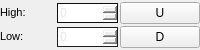
       <widget class="QWidget" name="WdgLpanel_7" native="true">
        <property name="minimumSize">
         <size>
          <width>100</width>
          <height>50</height>
         </size>
        </property>
        <property name="maximumSize">
         <size>
          <width>16777215</width>
          <height>50</height>
         </size>
        </property>
        <property name="styleSheet">
         <string notr="true"/>
        </property>
        <layout class="QGridLayout" name="gridLayout_15">
         <property name="horizontalSpacing">
          <number>2</number>
         </property>
         <property name="verticalSpacing">
          <number>0</number>
         </property>
         <property name="margin">
          <number>0</number>
         </property>
         <item row="1" column="1">
          <widget class="QSpinBox" name="sbVarLowFreq">
           <property name="minimumSize">
            <size>
             <width>45</width>
             <height>20</height>
            </size>
           </property>
           <property name="maximumSize">
            <size>
             <width>16777215</width>
             <height>20</height>
            </size>
           </property>
           <property name="toolTip">
            <string>Filter Low Frequency</string>
           </property>
           <property name="styleSheet">
            <string notr="true">QWidget { 
border: 1px solid #1e1e1e;
color: #E5E5E5;
}</string>
           </property>
           <property name="minimum">
            <number>-15000</number>
           </property>
           <property name="maximum">
            <number>15000</number>
           </property>
          </widget>
         </item>
         <item row="0" column="1">
          <widget class="QSpinBox" name="sbVarHighFreq">
           <property name="minimumSize">
            <size>
             <width>45</width>
             <height>20</height>
            </size>
           </property>
           <property name="maximumSize">
            <size>
             <width>16777215</width>
             <height>20</height>
            </size>
           </property>
           <property name="toolTip">
            <string>Filter High Frequency</string>
           </property>
           <property name="styleSheet">
            <string notr="true">QWidget { 
border: 1px solid #0e0e0e;
color: #E5E5E5;
}</string>
           </property>
           <property name="minimum">
            <number>-15000</number>
           </property>
           <property name="maximum">
            <number>15000</number>
           </property>
          </widget>
         </item>
         <item row="0" column="0">
          <widget class="QLabel" name="label_18">
           <property name="text">
            <string>&lt;!DOCTYPE HTML PUBLIC &quot;-//W3C//DTD HTML 4.0//EN&quot; &quot;http://www.w3.org/TR/REC-html40/strict.dtd&quot;&gt;
&lt;html&gt;&lt;head&gt;&lt;meta name=&quot;qrichtext&quot; content=&quot;1&quot; /&gt;&lt;style type=&quot;text/css&quot;&gt;
p, li { white-space: pre-wrap; }
&lt;/style&gt;&lt;/head&gt;&lt;body style=&quot; font-family:'MS Shell Dlg 2'; font-size:8.25pt; font-weight:400; font-style:normal;&quot;&gt;
&lt;p style=&quot; margin-top:0px; margin-bottom:0px; margin-left:0px; margin-right:0px; -qt-block-indent:0; text-indent:0px;&quot;&gt;&lt;span style=&quot; font-size:8pt;&quot;&gt;High:  &lt;/span&gt;&lt;/p&gt;&lt;/body&gt;&lt;/html&gt;</string>
           </property>
          </widget>
         </item>
         <item row="1" column="0">
          <widget class="QLabel" name="label_19">
           <property name="text">
            <string>&lt;!DOCTYPE HTML PUBLIC &quot;-//W3C//DTD HTML 4.0//EN&quot; &quot;http://www.w3.org/TR/REC-html40/strict.dtd&quot;&gt;
&lt;html&gt;&lt;head&gt;&lt;meta name=&quot;qrichtext&quot; content=&quot;1&quot; /&gt;&lt;style type=&quot;text/css&quot;&gt;
p, li { white-space: pre-wrap; }
&lt;/style&gt;&lt;/head&gt;&lt;body style=&quot; font-family:'MS Shell Dlg 2'; font-size:8.25pt; font-weight:400; font-style:normal;&quot;&gt;
&lt;p style=&quot; margin-top:0px; margin-bottom:0px; margin-left:0px; margin-right:0px; -qt-block-indent:0; text-indent:0px;&quot;&gt;&lt;span style=&quot; font-size:8pt;&quot;&gt;Low:  &lt;/span&gt;&lt;/p&gt;&lt;/body&gt;&lt;/html&gt;</string>
           </property>
          </widget>
         </item>
         <item row="0" column="2">
          <widget class="QPushButton" name="pbMemUpFreq">
           <property name="minimumSize">
            <size>
             <width>18</width>
             <height>16</height>
            </size>
           </property>
           <property name="styleSheet">
            <string notr="true">QPushButton:pressed {
background-color:qlineargradient(x1: 0, y1: 0, x2: 0, y2: 1,
stop: 0 #f4d4b4, stop:0.45 #b77738, stop:0.5 #a7601b, stop: 1 #884d12);
/*background-color: qlineargradient(x1: 0, y1: 0, x2: 0, y2: 1,
stop: 0 #267194, stop:0.45 #307FA4, stop:0.5 #3987AC, stop: 1 #549EC1); */
color: WHITE;
border: 1px solid #124159;
}

QPushButton::checked {
background-color:qlineargradient(x1: 0, y1: 0, x2: 0, y2: 1,
stop: 0 #f4d4b4, stop:0.45 #b77738, stop:0.5 #a7601b, stop: 1 #884d12);
color: WHITE;
border: 1px solid #124159;
}</string>
           </property>
           <property name="text">
            <string>U</string>
           </property>
          </widget>
         </item>
         <item row="1" column="2">
          <widget class="QPushButton" name="pbMemDownFreq">
           <property name="minimumSize">
            <size>
             <width>0</width>
             <height>16</height>
            </size>
           </property>
           <property name="styleSheet">
            <string notr="true">QPushButton:pressed {
background-color:qlineargradient(x1: 0, y1: 0, x2: 0, y2: 1,
stop: 0 #f4d4b4, stop:0.45 #b77738, stop:0.5 #a7601b, stop: 1 #884d12);
/*background-color: qlineargradient(x1: 0, y1: 0, x2: 0, y2: 1,
stop: 0 #267194, stop:0.45 #307FA4, stop:0.5 #3987AC, stop: 1 #549EC1); */
color: WHITE;
border: 1px solid #124159;
}

QPushButton::checked {
background-color:qlineargradient(x1: 0, y1: 0, x2: 0, y2: 1,
stop: 0 #f4d4b4, stop:0.45 #b77738, stop:0.5 #a7601b, stop: 1 #884d12);
color: WHITE;
border: 1px solid #124159;
}</string>
           </property>
           <property name="text">
            <string>D</string>
           </property>
          </widget>
         </item>
        </layout>
       </widget>
